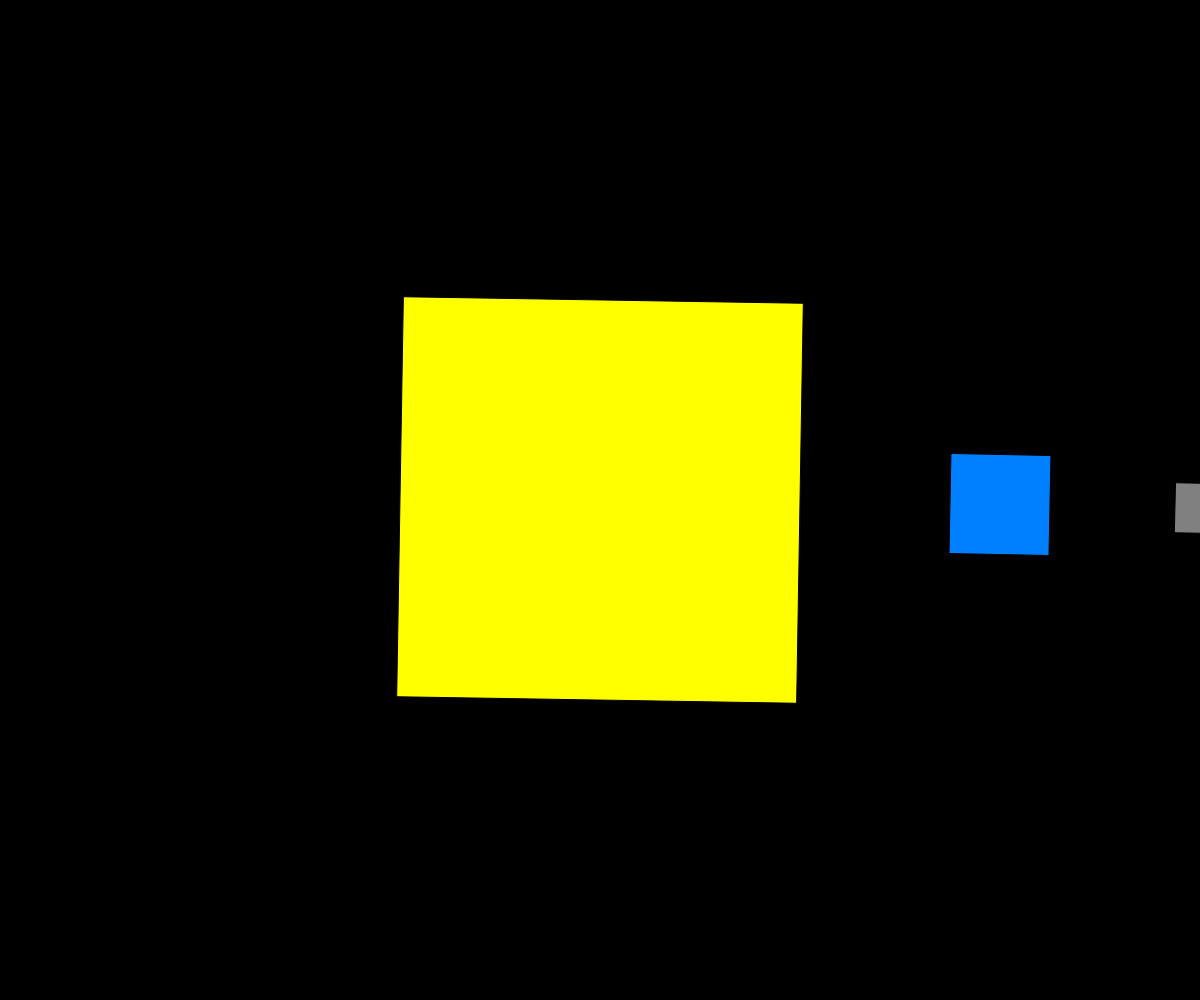
Frame 1 (no input)
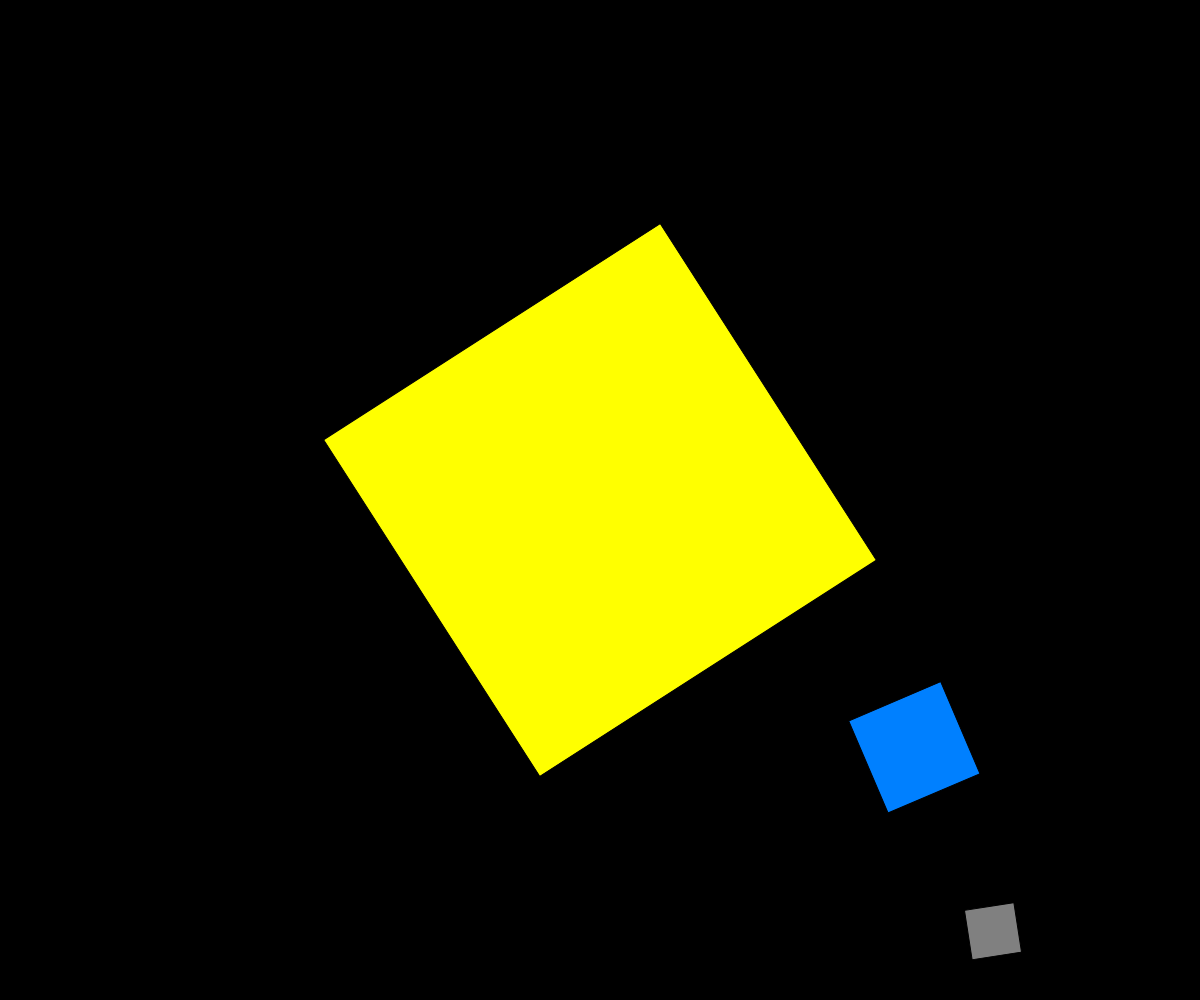
Frame 60 (no input)
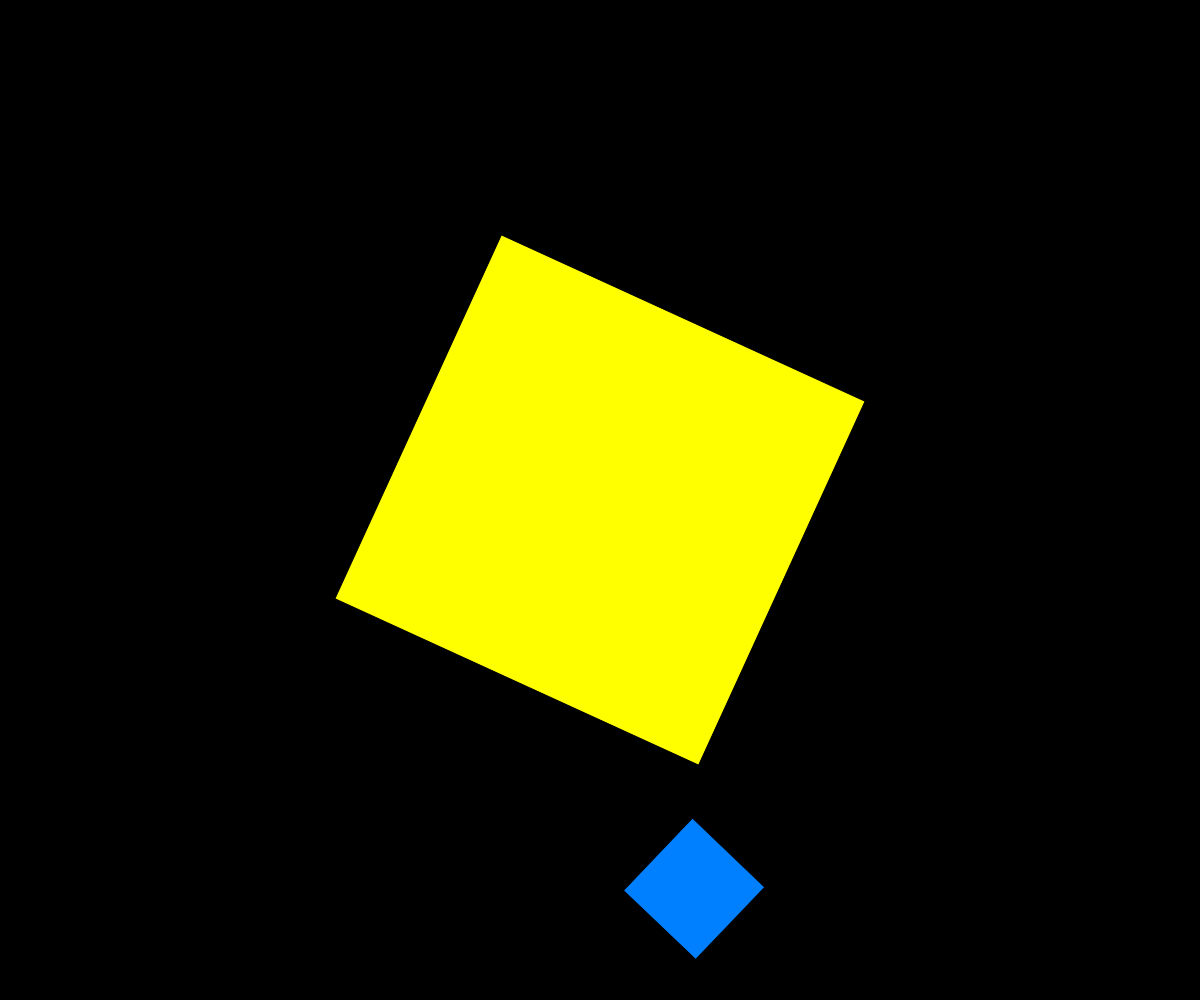
Frame 120 (the mouse pressed at the canvas centre since frame 60)

The p5.js sketch that drew these frames (run headless with seeded random() and noise() and a simulated clock; from frame 60 on, the mouse is pressed at the canvas centre):

// p5.js sketch
// ── sketch.js
function setup() {
  // put setup code here
  createCanvas(windowWidth, windowHeight); 
  rectMode(CENTER);
}

function draw() {
  // put drawing code here
  background(0);
  translate(width/2, height/2);

  push();
  rotate(millis() / 1000 );
  fill(255, 255, 0);
  rect(0, 0, 400, 400);
  pop();

  push()
  rotate(millis() / 1500)
  translate(400, 0);
  rotate(millis()/2000)
  fill(0, 128, 255);
  rect(0, 0, 100, 100);

  translate(200, 0);
  rotate(millis()/4000)
  fill(128);
  rect(0, 0, 50, 50);
}
